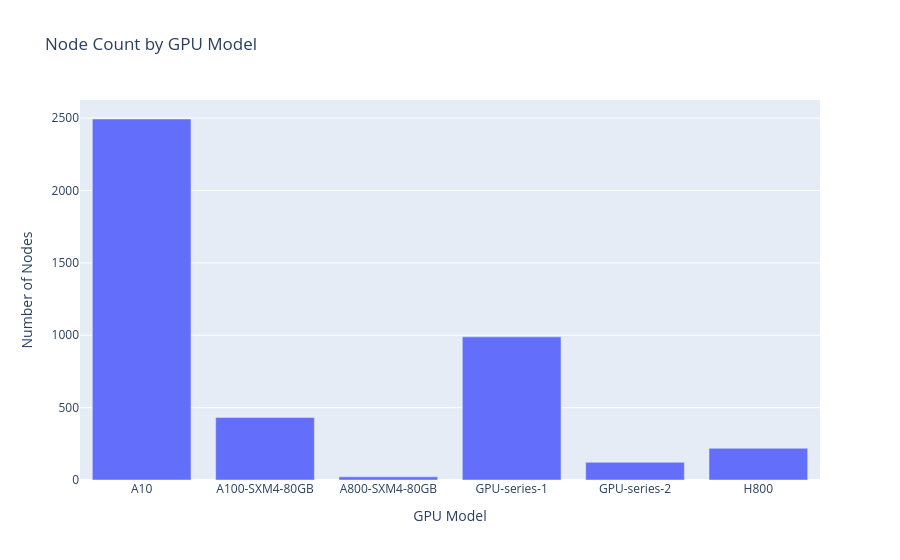

Notebook code cell kept with this figure:
### Code cell
fig = px.bar(
    node_summary,
    x='gpu_model',
    y='node_count',
    title='Node Count by GPU Model',
    labels={
        'gpu_model': 'GPU Model',
        'node_count': 'Number of Nodes'
    }
)

fig.show()

### Figure 1 — Plotly figure (JSON) as saved in the notebook; plotly's stock layout.template omitted (floating-point values rounded to 4 significant figures)
{"data": [{"hovertemplate": "GPU Model=%{x}<br>Number of Nodes=%{y}<extra></extra>", "legendgroup": "", "marker": {"color": "#636efa", "pattern": {"shape": ""}}, "name": "", "orientation": "v", "showlegend": false, "textposition": "auto", "type": "bar", "x": ["A10", "A100-SXM4-80GB", "A800-SXM4-80GB", "GPU-series-1", "GPU-series-2", "H800"], "xaxis": "x", "y": [2494, 432, 22, 989, 122, 219], "yaxis": "y"}], "layout": {"barmode": "relative", "legend": {"tracegroupgap": 0}, "title": {"text": "Node Count by GPU Model"}, "xaxis": {"anchor": "y", "domain": [0, 1], "title": {"text": "GPU Model"}}, "yaxis": {"anchor": "x", "domain": [0, 1], "title": {"text": "Number of Nodes"}}}}
